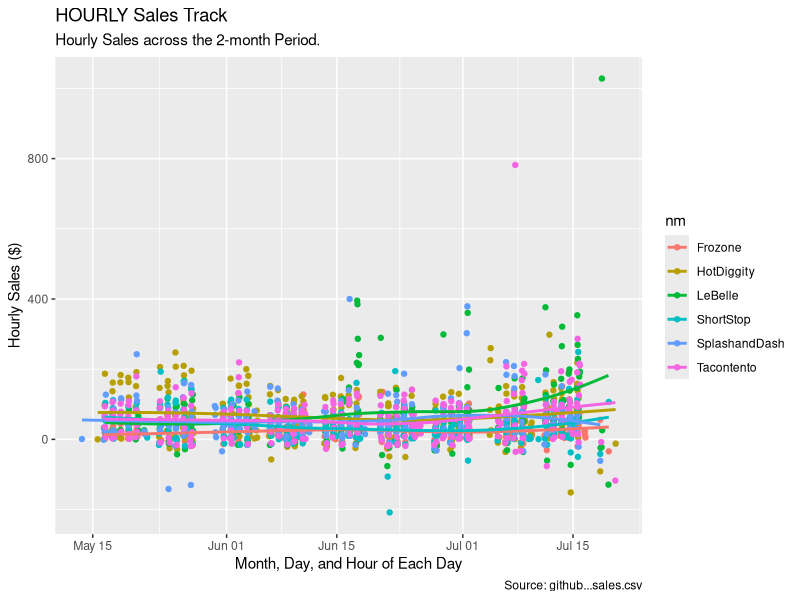
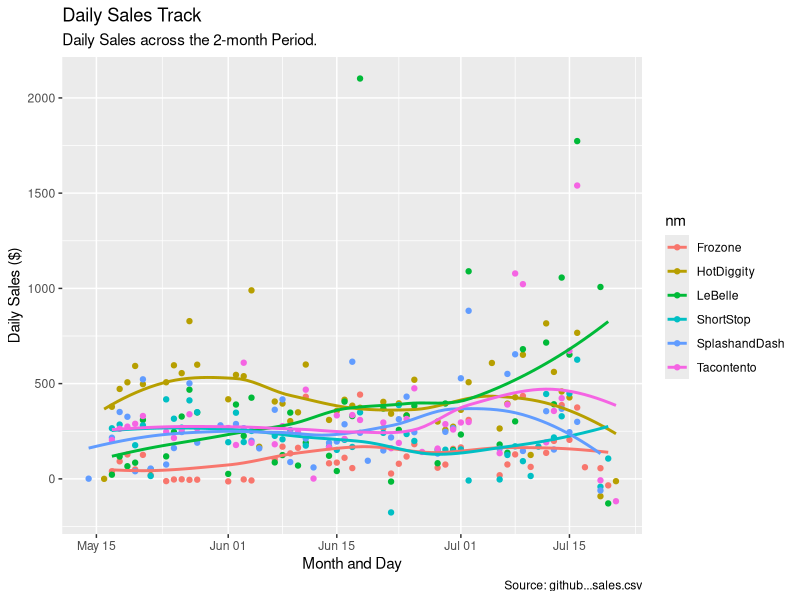
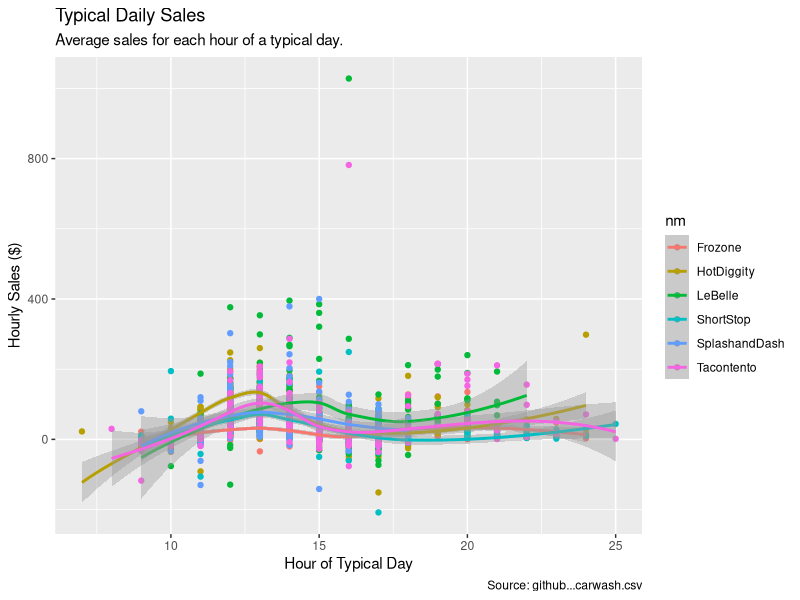
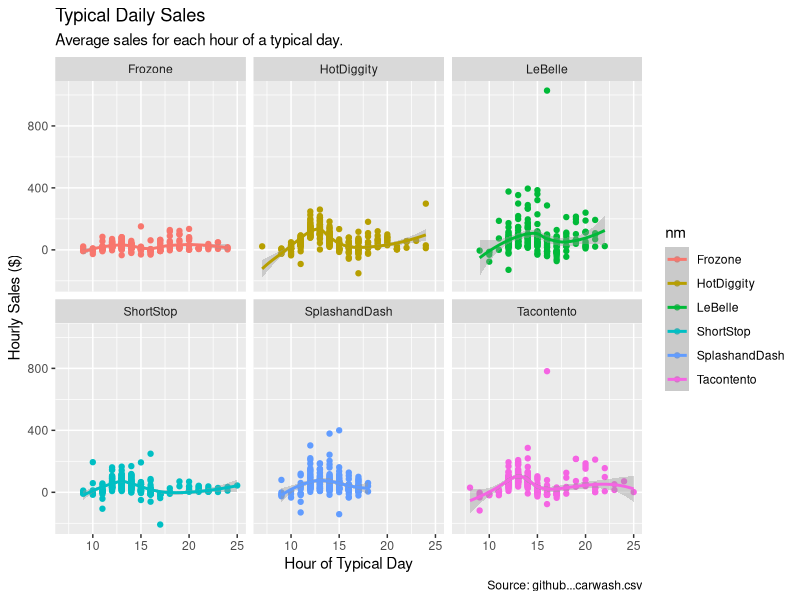
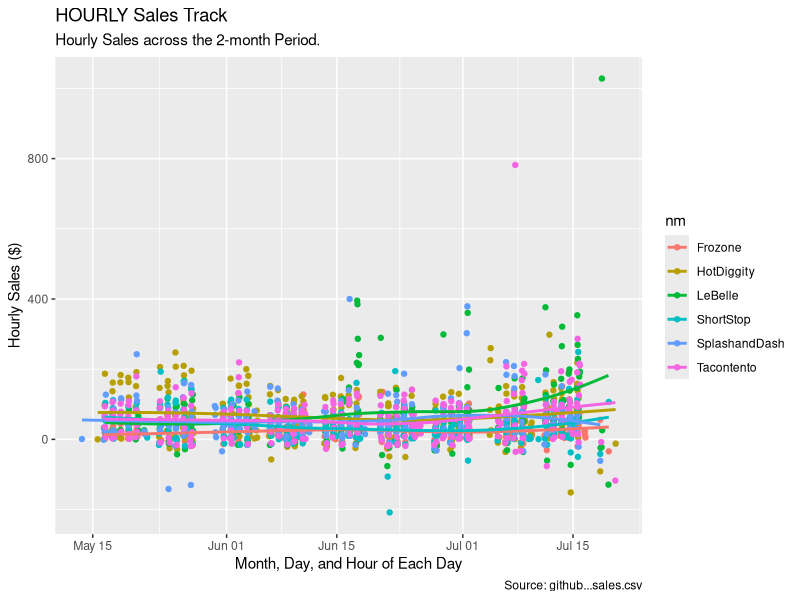
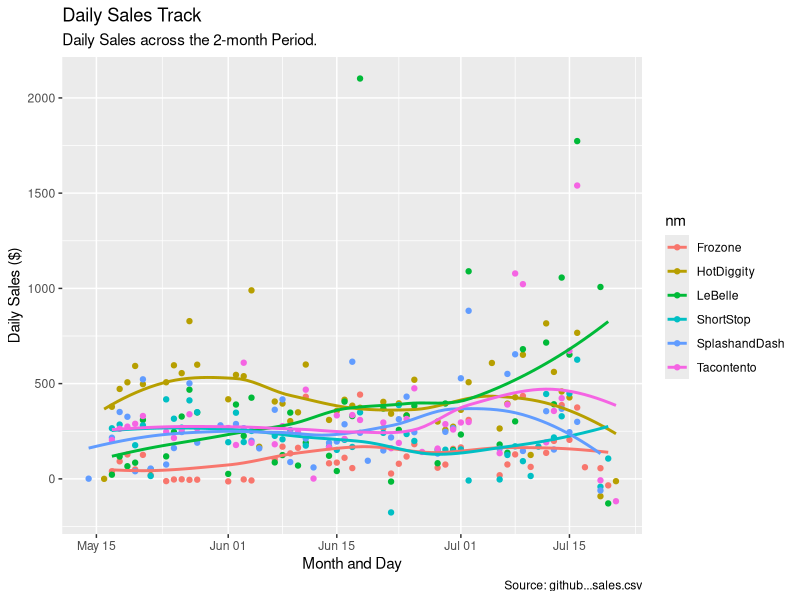
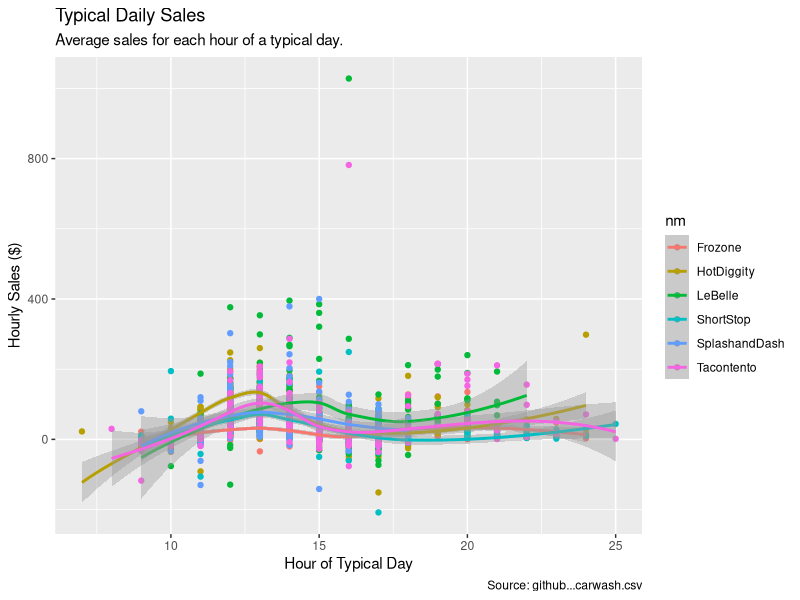
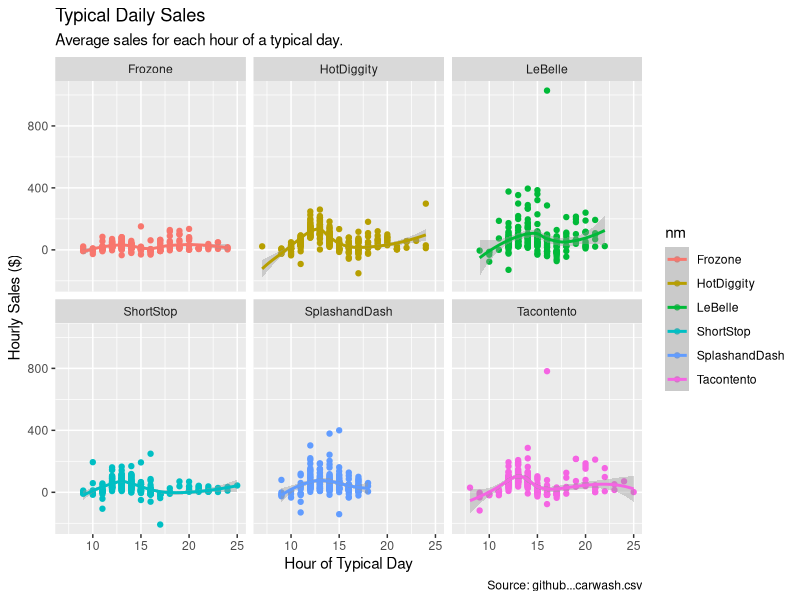

The R script that drew these images, in order:
#' ---
#' title: "10 Case Study :  It's About Time"
#' author: "TomHollinberger"
#' date: "10/28/2020"
#' output: 
#'  html_document: 
#'    keep_md: yes
#'    code_folding:  hide
#'    toc: TRUE
#'    toc_depth: 6
#' ---  
#' THIS RSCRIPT USES ROXYGEN CHARACTERS.  
#' YOU CAN PRESS ctrl+shift+K AND GO STRAIGHT TO A HTML.  
#' SKIPS THE HANDWORK OF CREATING A RMD, AFTER THE ORIGINAL WORK IS NONE IN A RSCRIPT.
#' sample filepath E:/000 DTS 350 Data Visualization/DTS350-hollinbergert/DTS350TemplateMaster/Week_10/Class_Task_18/data.xlsx


library(tidyverse)
library(dplyr)
library(lubridate)
library(ggplot2)
#' Check working directory
#'getwd() #"C:/Users/tomho/Documents"
#'already set by github   setwd("E:/000 DTS 350 Data Visualization/DTS350-hollinbergert/DTS350TemplateMaster/Week_10/analysis")
getwd()


#' Download the csv  go to github and copy the link and paste here...once, then # it out
#download.file("https://github.com/WJC-Data-Science/DTS350/raw/master/sales.csv", "sala.csv", mode = "wb")

#' Open csv in excel and filter each row to see what the column contents are (missing data = 99 for example, etc) .
#' Also look for opening lines to skip, comment flags, column names (header row), etc 
#' name	type	time	amount

#'Now we use the read_csv function to load the data.
sal <- read_csv("sala.csv")
sal    #looks good, all columns came over.
#' Columns are Upper/Lower Case.  cols(Name = col_character(), Type = col_character(), Time = col_datetime(format = ""), Amount = col_double()
 
sala <- sal
#Do unique() for character variables to see what we are dealing with:
unique(sala$Name)
#"Tacontento"    "SplashandDash" "ShortStop"     "LeBelle"       "HotDiggity"    "Frozone"       "Missing"    
unique(sala$Type)
#"Food(prepared)"     "Services"           "Food(pre-packaged)" "Goods"              "Missing"   

#Do Summary of numeric adn date variables to see extent:
summary(sala$Time)
#Min = "2016-04-20 19:01:00",  Max = "2016-07-20 15:53:00"   According to the Problem Stmt, these are MTN time zone.

summary(sala$Amount)
#    Min.  1st Qu.   Median     Mean  3rd Qu.     Max. 
#-194.500    2.500    3.000    5.294    4.500 1026.000 

#MISSING DATA or OUTLIERS-- 
#View(sala)  #use this code line then # it out, filter for "Missing" in Name and/or Type columns 
#Note the bottom of the View windows says there are 15,656 total entries.
#Results:
#1Missing	Missing	2016-06-17 21:12:00	150.00
#2Missing	Missing	2016-04-20 19:01:00	-3.07
sala  #15,656 rows
salb <- filter(sala, Name != "Missing")
salb   #15,654 rows, thus removed the 2 Missing Datas

# Also a comeback from first preliminary plot1, which showed an outlier due to an extremely early date:
#find it using View's filter
# HotDiggity	Food(prepared)	2016-04-20 19:01:00	-87.67
salb  #15,654 rows 

salc <- filter(salb, Amount != -87.67)   #couldn't get it to filter on Time == "2016-04-20 19:01:00"
salc  #15,653, thus removed the 1 outlier early date.



#THis is a long-form datafram.  Similar to:
#View(economics_long)

#Rename variables for ease of typing
sald <- salc %>%
rename(nm = Name, ty = Type, time = Time, amount = Amount)
sald

#' Assume the incoming data is in UTC.  It doesn't say so, but is UTC by default.  Convert the times from UTC time to mountain time using the right function out of library(lubridate).
list(OlsonNames())  #see all 600 entries.  Choose "America/Denver" to represent Mountain tz
sale <- sald
sale$time <- ymd_hms(sale$time, tz = "UTC") 
sale$timemtn <- with_tz(sale$time, tz = "America/Denver")  
sale   #now has Mountain time column

# Also a comeback from third preliminary plot (hourly, faceted), which showed approximately 10 MIDNIGHT (MTN TZ) outliers:
#find it using View's filter



#salf <- sale
#salf$hronly <- hour(salf$timemtn) 
#salf   #15,653 rows
#salg <- filter(salf, (hronly != 0))   
#salg   #15,646 rows, thus removed the 7 outlier MIDHIGHT MTN TZ.

#View(salg)

#salh <- salg
#salh   #15,646 rows
#sali <- filter(salh, hour(timemtn) > 3)   
#sali   #still 15,646 rows, thus DID NOT removed the 3 outliers assume dto be at 1AM MTNTIME.



#' Create a new hourly grouping variable using ceiling_date() from library(lubridate).  
salj <- sale
salj$timemtnhr <- ceiling_date(salj$timemtn, "hour")
salj

#' Create a new daily grouping variable using ceiling_date() from library(lubridate).  
salk <- salj
salk$timemtnday <- ceiling_date(salk$timemtn, "day")
salk

#' Aggregate the point of sale data into HOUR sales totals.  HOW TO AGGREGATE : NEED TO SUM the AMOUNT columns
salhrly <- group_by(salk, nm, timemtnhr)
sumsalhrly <- summarise(salhrly, salphr = sum(amount, na.rm = TRUE))
sumsalhrly  #It's here  use this to merge or join 

#' Aggregate the point of sale data into DAILY sales totals.  HOW TO AGGREGATE : NEED TO SUM the AMOUNT columns
saldaly <- group_by(salk, nm, timemtnday)
sumsaldaly <- summarise(saldaly, salpday = sum(amount, na.rm = TRUE))
sumsaldaly  #It's here  use this to merge or join 

#' ### PRELIM PLOT OF HOURLY SALES (hourly across the whole time period)
ggplot(sumsalhrly, aes(timemtnhr, salphr, color = nm)) +
  geom_point() +
  geom_smooth(se = FALSE) +
labs(title = "HOURLY Sales Track", 
     subtitle = "Hourly Sales across the 2-month Period.",
     caption = "Source: github...sales.csv",
     x = "Month, Day, and Hour of Each Day",
     y = "Hourly Sales ($)")  
# There appears/appeared to be one outlying date (in early May), go back to View to filter and it.  Then filter out this outlier.
# Other extremely high or low dollar amopunts are not considered outliers at this point.
ggsave("HourlySales.jpeg")

#' ### **FINAL PLOT** OF DAILY SALES (daily across the whole time period)
ggplot(sumsaldaly, aes(timemtnday, salpday, color = nm)) +
  geom_point() +
  geom_smooth(se = FALSE) +
labs(title = "Daily Sales Track", 
     subtitle = "Daily Sales across the 2-month Period.",
     caption = "Source: github...sales.csv",
     x = "Month and Day",
     y = "Daily Sales ($)")  
#'### **Insight**: Lebelle seems to have a large sales volume, with a recent up-trend.  
#'### **Insight**: All other companies have level or decreasing recent sales volume, which may indicate the waning of a seasonal market.
ggsave("DailySales.jpeg")

#' TYPICAL DAY'S SALES  (hourly sales profile of a typical day)  
#' Pull out only the hour data, and graph by typical hour-of-the-day.  
sumsalhrlyb <- sumsalhrly
sumsalhrlyb
sumsalhrlyb$hronly <- hour(sumsalhrlyb$timemtnhr) 

# View(sumsalhrlyb) it appears/appeared that there are approx 10 MIDNIGHT or 1AM Records = hronly = 0 or 1.
# It would be helpful to change 0 to 24, and 1 to 25, so that they graph on the far right , instead of far left

sumsalhrlyb$hronly <- as.double(sumsalhrlyb$hronly)  

sumsalhrlyc <- mutate(sumsalhrlyb, hronly = case_when(
  hronly == 0 ~ 24,
  hronly == 1 ~ 25,
  TRUE ~ hronly))
unique(sumsalhrlyc$hronly)   #correctly, only 1 thru 24

#' ### **FINAL PLOT** OF TYPICAL DAY'S SALES  (hourly sales profile of a typical day)  
#' Pull out only the hour data, and graph by typical hour-of-the-day.  
ggplot(sumsalhrlyc, aes(hronly, salphr, color = nm)) +
  geom_point() +
  geom_smooth() +
labs(title = "Typical Daily Sales", 
     subtitle = "Average sales for each hour of a typical day.",
     caption = "Source: github...carwash.csv",
     x = "Hour of Typical Day",
     y = "Hourly Sales ($)")  
#'### **Insight**: Looks like HotDiggity has a high peak at NOON, but drops off quickly in the afternoon.
#'### **Insight**: Looks like LeBelle has a 3pm peak and has higher-than-others sales until closing time, which appears to be one hour earlier than the others.  LeBelle may have room to increase their hours of operation to take advantage of this healthy position. 
ggsave("TypDaySales.jpeg")

#' ### **FINAL PLOT** OF TYPICAL DAY'S SALES (FACETED)  (hourly sales profile of a typical day) 
#'Digging further, using facets to distinguish between Companies.
ggplot(sumsalhrlyc, aes(hronly, salphr, color = nm)) +
  geom_point() +
  geom_smooth() +
  facet_wrap("nm") +
  labs(title = "Typical Daily Sales", 
       subtitle = "Average sales for each hour of a typical day.",
       caption = "Source: github...carwash.csv",
       x = "Hour of Typical Day",
       y = "Hourly Sales ($)")  
#' ### **Insight**: It appears that LeBelle has a shorter workday, starting later (9am), and closing sooner (10pm).  Interestingly, it closes as hourly sales are still increasing.  They may be turning away business. LeBelle may have room to increase their hours of operation to take advantage of this situation. 
#' ### **Insight**: SplashandDash has an even shorter workday.  But it closes as hourly sales are waning, which makes sense.  
#' ### **Insight**: LeBelle seems to have a relatively higher variance in sales volume from day to day.
ggsave("TypDaySales-Faceted.jpeg")


#' Look at data in a table
salj
salw <- salj
salw$timemtnyear <- ceiling_date(salw$timemtn, "year")
salw

salwyrly <- group_by(salw, nm, ty)
salwyrly


sumwyrly <- summarise(salwyrly, Annual_Sales_Volume = sum(amount, na.rm = TRUE), Customers_Per_Year = n(), Avg_Sale = mean(amount, na.rm = TRUE))
sumwyrly  

#' ### **Table Insights**:   HotDiggity has the highest overall sales volume for the period.  LeBelle is second place.
#' ### **Table Insights**:   HotDiggity and LeBelle are in different sectors; Food(prepared) and Goods, respectively.  They have dramatically different average sale amount.has the highest ovrall sales volume for the period.  LeBelle is second place. 


#' ### **Overall Insights:** Lebelle seems to have a larger sales volume, with a recent up-trend, and room to increase their hours of operation to take advantage of this healthy position.  All other companies have level or decreasing recent sales volume, which may indicate the waning of a seasonal market.
#' ### **Recommendation:** Approve the loan to LeBelle, inquire about extending hours of operations.  Hold off on approval of other companies' requests until after their seasonal cycle has run its course.
 